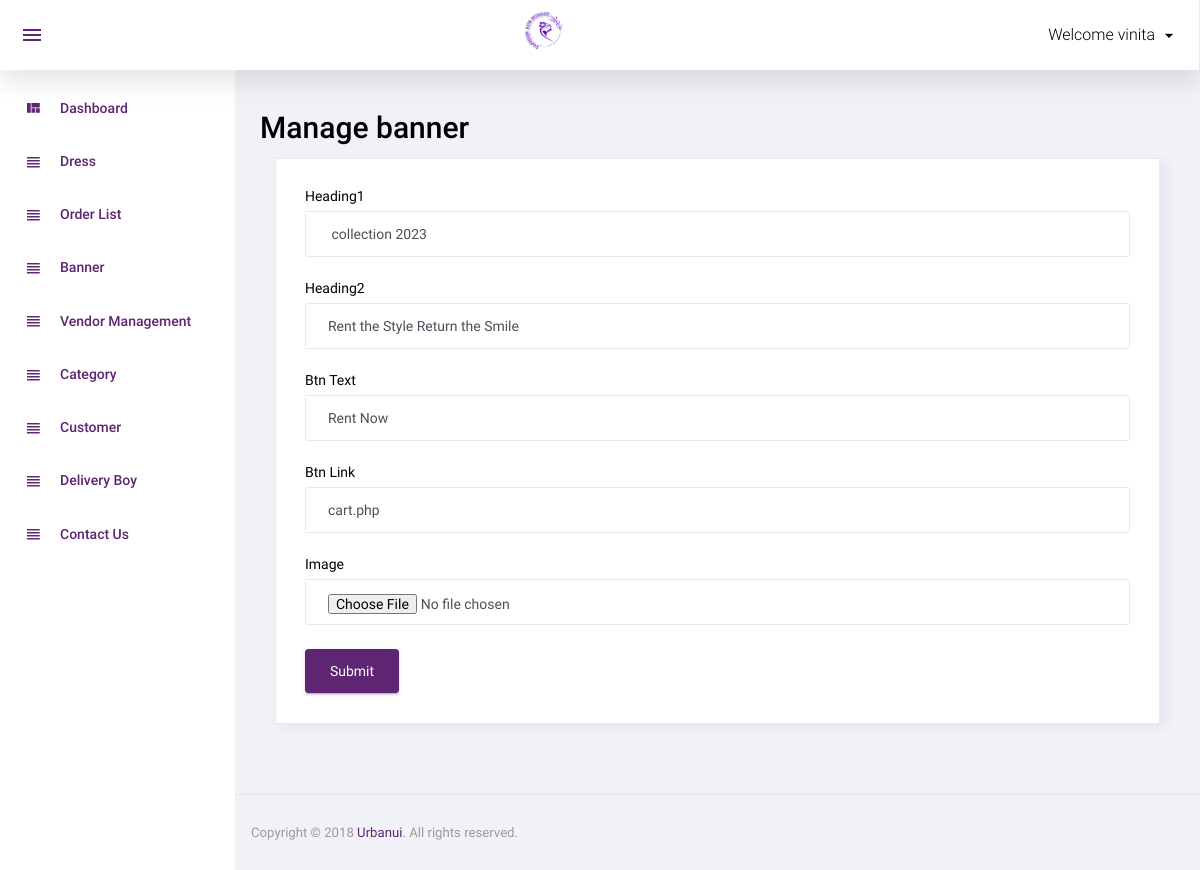
Screenshot of /admin/manage_banner.php?id=3 (signed in) with the database file from the repository.
### tables this page shows
CREATE TABLE `banner` (
  `id` int(11) NOT NULL,
  `heading1` varchar(255) NOT NULL,
  `heading2` varchar(255) DEFAULT NULL,
  `btn_text` varchar(255) DEFAULT NULL,
  `btn_link` varchar(55) NOT NULL,
  `order_number` int(11) NOT NULL,
  `image` varchar(255) NOT NULL,
  `added_on` datetime NOT NULL,
  `status` int(11) NOT NULL
);

### admin/functions.inc.php (called while the page is built, shortened)
<?php
 function get_safe_value($str){
	global $con;
	$str= mysqli_real_escape_string($con,$str);
	return $str;
	}
			?>

### admin/manage_banner.php (the view, shortened to what this page needs)
<?php
include('top.php');
$heading1="";
$heading2="";
$btn_text="";
$btn_link="";
$image_status='required';
if(isset($_GET['id']) && $_GET['id']>0){
  $id= get_safe_value($_GET['id']);
  $row=mysqli_fetch_assoc( mysqli_query($con, "select * from banner where id='$id' "));
  $heading1= $row['heading1'];
  $heading2= $row['heading2'];
  $btn_text= $row['btn_text'];
  $btn_link= $row['btn_link'];
  $image_status='';
}
?>
<div class="row">
	<h1 class="card-title ml10">Manage banner</h1>
   <div class="col-12 grid-margin stretch-card">
     <div class="card">
       <div class="card-body">
        <form class="forms-sample"  method="post" enctype="multipart/form-data">
           <div class="form-group">
              <label for="exampleInputName1" >Heading1</label>
              <input type="text" class="form-control"  placeholder="Dress banner" name="heading1" required value=
              "<?php echo $heading1?>">
           </div>
           <div class="form-group">
              <label for="exampleInputName1" >Heading2</label>
              <input type="text" class="form-control"  placeholder="Dress banner" name="heading2" required value="<?php echo $heading2?>">
           </div>
           <div class="form-group">
              <label for="exampleInputName1" >Btn Text</label>
              <input type="text" class="form-control"  placeholder="Dress banner" name="btn_text" required value=
              "<?php echo $btn_text?>">
           </div>
           <div class="form-group">
              <label for="exampleInputName1" >Btn Link</label>
              <input type="text" class="form-control"  placeholder="Dress banner" name="btn_link" required value=
              "<?php echo $btn_link?>">
           </div>
           <div class="form-group">
             <label for="exampleInputEmail3" required>Image</label>
             <input type="file" class="form-control"  placeholder=
             "Dress Image" name="image" <?php echo $image_status?>>
           </div>
            <button type="submit" class="btn btn-primary mr-2" name="submit">Submit</button>
         </form>
      </div>
   </div>
  </div>
</div>
<?php include('footer.php');?>

### rows the page displays
banner: heading1 "collection 2023", heading2 "Rent the Style Return the Smile", btn_text "Rent Now", btn_link "cart.php"

### other values shown
$_SESSION['ADMIN_USERNAME'] "vinita"
